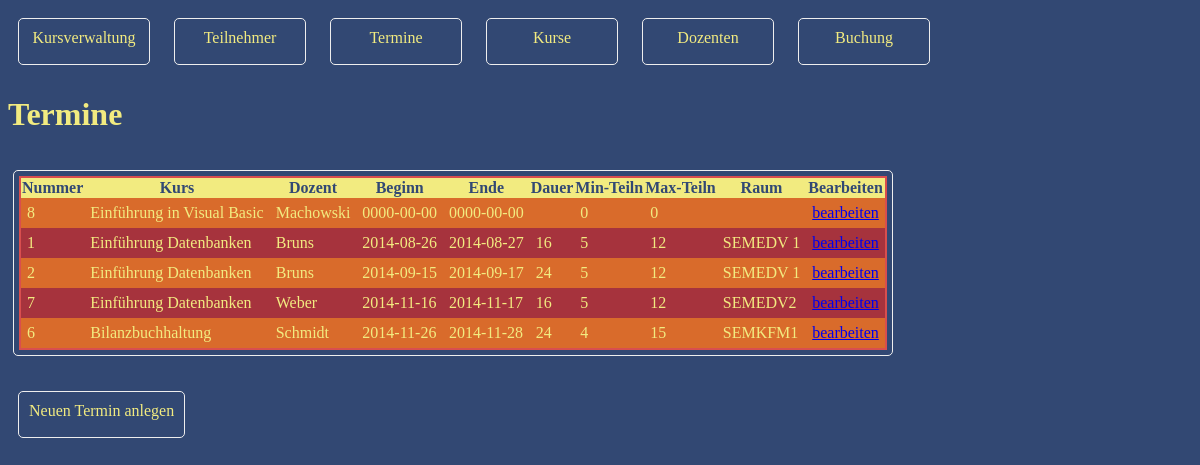
/1/termine.php, run on the app's committed database.
### tables this page shows
CREATE TABLE IF NOT EXISTS termine (
  termnr int(11) NOT NULL AUTO_INCREMENT,
  kursnr int(11) DEFAULT NULL,
  doznr int(11) DEFAULT NULL,
  beginn date DEFAULT NULL,
  ende date DEFAULT NULL,
  dauer varchar(20) DEFAULT NULL,
  minanzahl int(11) DEFAULT NULL,
  maxanzahl int(11) DEFAULT NULL,
  vort varchar(40) DEFAULT NULL,
  PRIMARY KEY (termnr)
);

CREATE TABLE IF NOT EXISTS kurs (
  kursnr int(11) NOT NULL AUTO_INCREMENT,
  ressort varchar(20) DEFAULT NULL,
  titel varchar(40) NOT NULL,
  beschreibung varchar(255) DEFAULT NULL,
  preis decimal(6,2) unsigned DEFAULT NULL,
  PRIMARY KEY (kursnr)
);

CREATE TABLE IF NOT EXISTS dozenten (
  doznr int(11) NOT NULL AUTO_INCREMENT,
  `name` varchar(40) NOT NULL,
  vname varchar(40) DEFAULT NULL,
  plz varchar(5) DEFAULT NULL,
  ort varchar(40) DEFAULT NULL,
  strasse varchar(40) DEFAULT NULL,
  hausnr varchar(5) DEFAULT NULL,
  telefon1 varchar(15) DEFAULT NULL,
  telefon2 varchar(15) DEFAULT NULL,
  email varchar(40) DEFAULT NULL,
  PRIMARY KEY (doznr)
);

### 1/termin.class.php (the view, shortened to what this page needs)
<?php
class termin {
public function lesenAlleDaten()
{
    $sql = "SELECT termine.termnr,
                      kurs.titel,
                      dozenten.name,
                      termine.beginn,
                      termine.ende,
                      termine.dauer,
                      termine.minanzahl,
                      termine.maxanzahl,
                      termine.vort
                      FROM termine
                      JOIN kurs ON termine.kursnr = kurs.kursnr
                      JOIN dozenten ON termine.doznr = dozenten.doznr
                      ORDER BY termine.beginn";
    $this->baueTerminTabelle($sql);
  }
  private function  baueTerminTabelle($sql)
  {
    require_once("db.inc.php");
    if ($stmt = $mysqli -> prepare($sql)) {
        $stmt -> execute();
        $stmt -> bind_result($termnr, $kursTitel, $dozentenName, $beginn, $ende, $dauer, $minanzahl, $maxanzahl, $vort);
        echo "<table id=\"zebra\">\n\t";
        echo "<thead><tr><th>Nummer</th><th>Kurs</th><th>Dozent</th><th>Beginn</th><th>Ende</th><th>Dauer</th><th>Min-Teiln</th><th>Max-Teiln</th><th>Raum</th><th>Bearbeiten</th></tr></thead>";
        echo "<tbody>\n\t";
        $count = 0;
        while ($stmt -> fetch()) {
            $count+= 1;
            $zebratyp = "ungerade";
            echo "<tr ";
            if($count % 2 == 0) {
                $zebratyp = "gerade";
            }
            echo "class=\"" .$zebratyp
            ."\">\n\t<td>"
            . htmlspecialchars($termnr)
            ."</td>\n\t<td>"
            . htmlspecialchars($kursTitel)
            ."</td>\n\t<td>"
            . htmlspecialchars($dozentenName)
            ."</td>\n\t<td>"
            . htmlspecialchars($beginn)
            ."</td>\n\t<td>"
            . htmlspecialchars($ende)
            ."</td>\n\t<td>"
            . htmlspecialchars($dauer)
            ."</td>\n\t<td>"
            . htmlspecialchars($minanzahl)
            ."</td>\n\t<td>"
            . htmlspecialchars($maxanzahl)
            ."</td>\n\t<td>"
            . htmlspecialchars($vort)
            ."</td>\n\t<td>"
            ."<a href=\"termbearbeiten.php?termnr=" .htmlspecialchars($termnr) ."\">bearbeiten</<a>"
            ."</td>\n</tr>";
        }
        echo "</table>";
    }
}
}
?>

### 1/styles.css (style rules this page uses)
body { background-color: #324873; color: #F2EB80; }
#zebra { color: #F2EB80; border-collapse: collapse; border: 2px solid; border-color: #D94E4E; }
#zebra thead { background-color: #F2EB80; color: #324873; }
#zebra td { padding: 6px; }
#zebra tbody tr.gerade td { background-color: #A6333D; }
#zebra tbody tr.ungerade td { background-color: #D96B2B; }

### data on the page
termine: termnr "8", kurs.titel "Einführung in Visual Basic", dozenten.name "Machowski", beginn "0000-00-00", ende "0000-00-00", minanzahl "0", maxanzahl "0"
termine: termnr "1", kurs.titel "Einführung Datenbanken", dozenten.name "Bruns", beginn "2014-08-26", ende "2014-08-27", dauer "16", minanzahl "5", maxanzahl "12", vort "SEMEDV 1"
termine: termnr "2", kurs.titel "Einführung Datenbanken", dozenten.name "Bruns", beginn "2014-09-15", ende "2014-09-17", dauer "24", minanzahl "5", maxanzahl "12", vort "SEMEDV 1"
termine: termnr "7", kurs.titel "Einführung Datenbanken", dozenten.name "Weber", beginn "2014-11-16", ende "2014-11-17", dauer "16", minanzahl "5", maxanzahl "12", vort "SEMEDV2"
termine: termnr "6", kurs.titel "Bilanzbuchhaltung", dozenten.name "Schmidt", beginn "2014-11-26", ende "2014-11-28", dauer "24", minanzahl "4", maxanzahl "15", vort "SEMKFM1"
